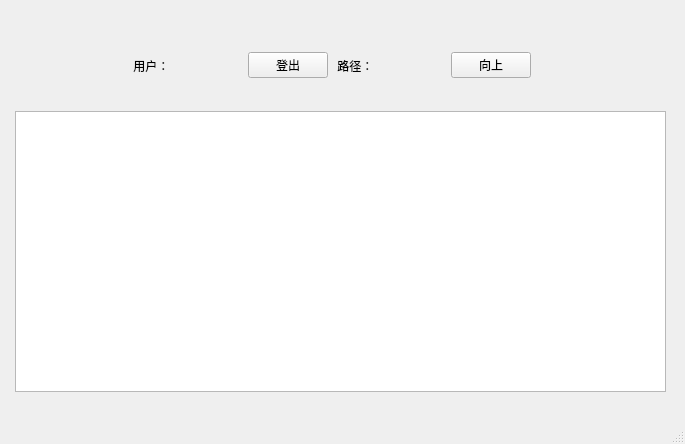
<?xml version="1.0" encoding="UTF-8"?>
<ui version="4.0">
 <class>File_Manage</class>
 <widget class="QMainWindow" name="File_Manage">
  <property name="geometry">
   <rect>
    <x>0</x>
    <y>0</y>
    <width>685</width>
    <height>444</height>
   </rect>
  </property>
  <property name="windowTitle">
   <string>MainWindow</string>
  </property>
  <widget class="QWidget" name="centralwidget">
   <widget class="QWidget" name="horizontalLayoutWidget">
    <property name="geometry">
     <rect>
      <x>130</x>
      <y>50</y>
      <width>401</width>
      <height>31</height>
     </rect>
    </property>
    <layout class="QHBoxLayout" name="horizontalLayout">
     <item>
      <widget class="QLabel" name="label">
       <property name="text">
        <string> 用户：</string>
       </property>
      </widget>
     </item>
     <item>
      <widget class="QLabel" name="label_2">
       <property name="text">
        <string/>
       </property>
      </widget>
     </item>
     <item>
      <widget class="QPushButton" name="pushButton">
       <property name="text">
        <string>登出</string>
       </property>
      </widget>
     </item>
     <item>
      <widget class="QLabel" name="label_3">
       <property name="text">
        <string> 路径：</string>
       </property>
      </widget>
     </item>
     <item>
      <widget class="QLabel" name="label_4">
       <property name="text">
        <string/>
       </property>
      </widget>
     </item>
     <item>
      <widget class="QPushButton" name="pushButton_2">
       <property name="text">
        <string>向上</string>
       </property>
      </widget>
     </item>
    </layout>
   </widget>
   <widget class="QListWidget" name="listWidget">
    <property name="geometry">
     <rect>
      <x>15</x>
      <y>111</y>
      <width>651</width>
      <height>281</height>
     </rect>
    </property>
   </widget>
  </widget>
  <widget class="QMenuBar" name="menubar">
   <property name="geometry">
    <rect>
     <x>0</x>
     <y>0</y>
     <width>685</width>
     <height>23</height>
    </rect>
   </property>
  </widget>
  <widget class="QStatusBar" name="statusbar"/>
 </widget>
 <resources/>
 <connections/>
</ui>
